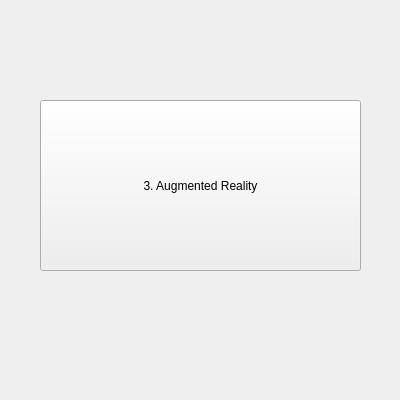
<?xml version="1.0" encoding="UTF-8"?>
<ui version="4.0">
 <class>Q3</class>
 <widget class="QMainWindow" name="Q3">
  <property name="geometry">
   <rect>
    <x>0</x>
    <y>0</y>
    <width>400</width>
    <height>400</height>
   </rect>
  </property>
  <property name="windowTitle">
   <string>Q3</string>
  </property>
  <widget class="QWidget" name="centralwidget">
   <widget class="QPushButton" name="Button">
    <property name="geometry">
     <rect>
      <x>40</x>
      <y>100</y>
      <width>321</width>
      <height>171</height>
     </rect>
    </property>
    <property name="text">
     <string>3. Augmented Reality</string>
    </property>
   </widget>
  </widget>
 </widget>
 <resources/>
 <connections/>
</ui>
